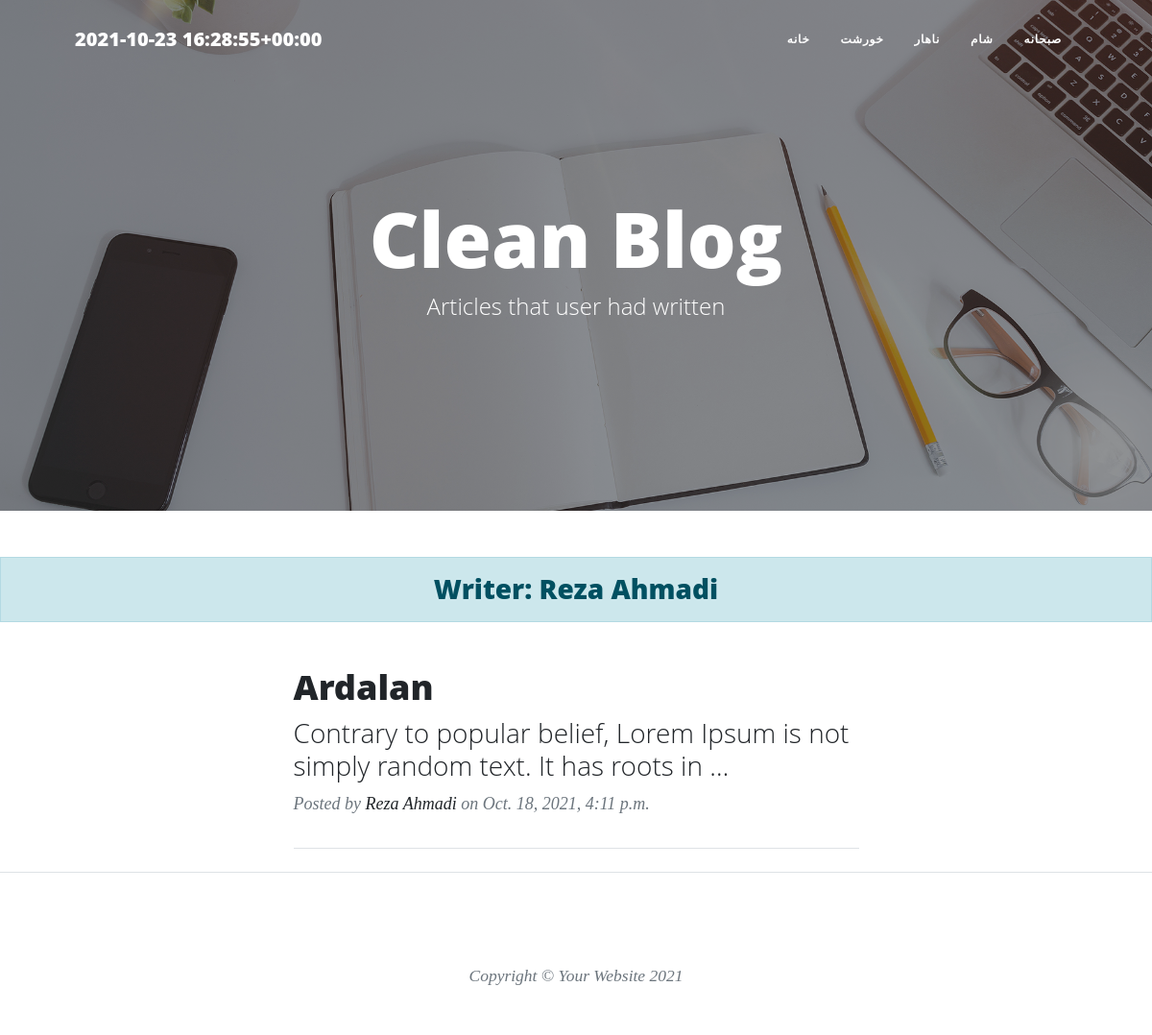
The page /articles/users/Reza on the database as committed earlier.
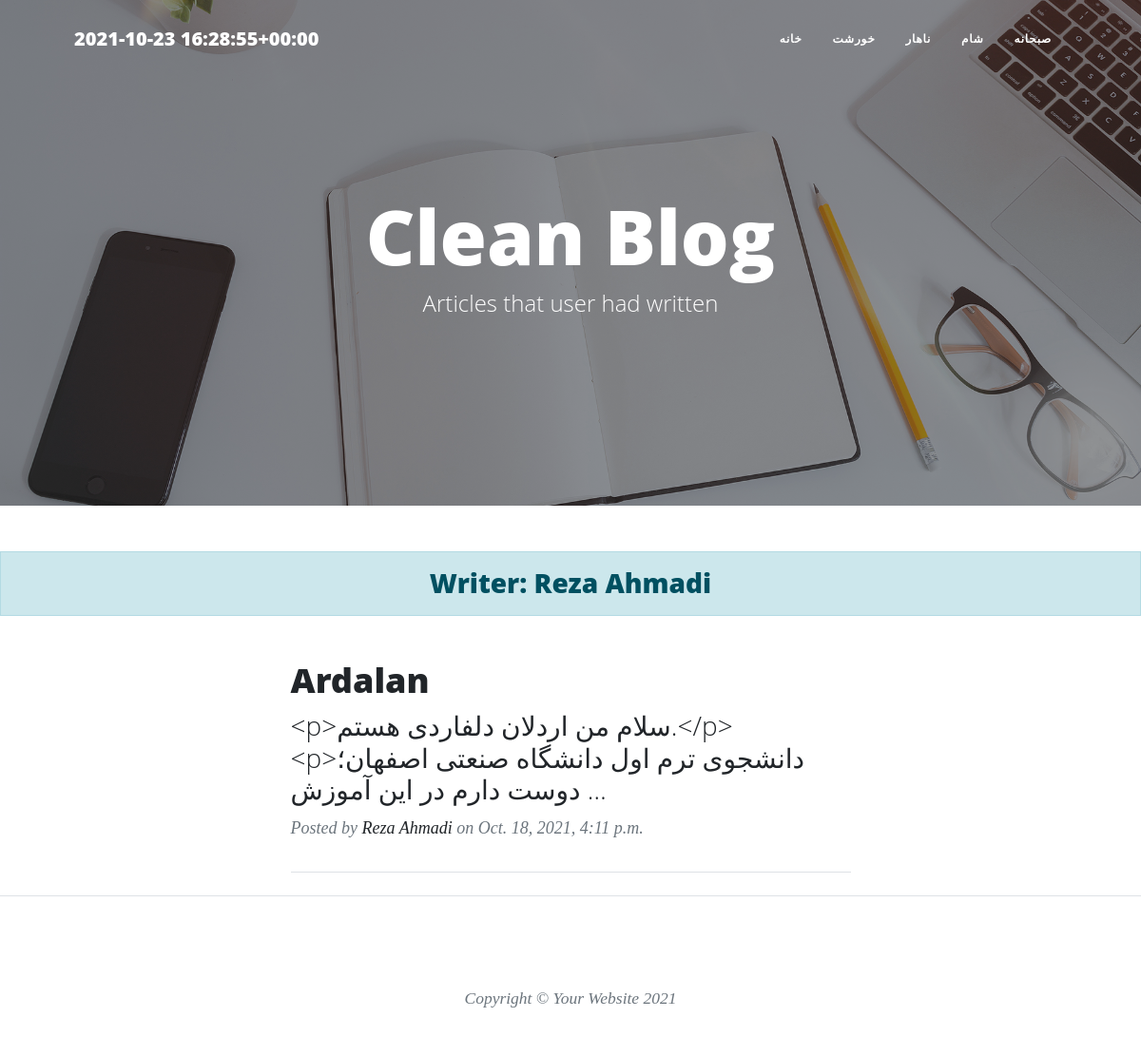
The same page on the database as committed later.
### food/models.py (models this page shows, shortened)
class foodModels(models.Model):
    RATE = (
        ('3','Very good'),
        ('2', 'Good'),
        ('1','Bad'),
    )
    AUTH = (
        ('Admins',(
            ('Atid','Atid'),
            ('Rahmat','Rahmat'),
            ('Noora','Noora'),
        )),
        ('Normal people',(
            ('Yasin','Yasin'),
            ('Ebne','Ebne')
        )),
    )
    user = models.ForeignKey(User, null=True, on_delete=models.SET_NULL,default='User.id',related_name='author', verbose_name='نویسنده')
    name = models.CharField(max_length=20)
    slug = models.SlugField(max_length=20)
    desc = models.TextField(default="add descriptions here.")
    rate = models.CharField(max_length=1, choices=RATE)
    auth = models.CharField(max_length=20, choices=AUTH)  # special feature
    date = models.DateTimeField(default=timezone.now)
    categ = models.ManyToManyField(Category, related_name='categs')
    img = models.ImageField(upload_to='foodPics/')
    special_article = models.BooleanField(default=False, verbose_name="مقاله‌ی ویژه")
    check = models.BooleanField(default=False, verbose_name="آیا اجازه انتشار می‌دهید؟")
    class Meta:
        verbose_name = 'غذا'
        verbose_name_plural = 'غذاها'
    objects = manageFood()
    def categ_to_str(self):
        return ", ".join([Category.name for Category in self.categ.all()])
    categ_to_str.short_description = 'Category'

### Account/models.py (models this page shows)
class User(AbstractUser):
    is_author = models.BooleanField(default=False)
    vip_date = models.DateField(default=timezone.now)
    def is_special_user(self):
        if self.vip_date > date.today():
            return True
        else:
            return False
    is_special_user.boolean = True #baraye change kardan False be zarbdar to admin panel
    class Meta:
        verbose_name = 'کاربر'
        verbose_name_plural = 'کاربرها'

### food/views.py (the view)
# urls.py: path('articles/users/<slug:username>', AuthorShow.as_view(), name='authClass')
class AuthorShow(generic.ListView):
    template_name = 'author_list.html'
    paginate_by = 3
    def get_queryset(self):
        global user
        username = self.kwargs.get('username')
        user = get_object_or_404(User, username=username)
        return User.objects.all()
    def get_context_data(self, **kwargs):
        context = super().get_context_data(**kwargs)
        context['user'] = user
        return context

### food/templatetags/base_tag.py (called while the page is built)
@register.simple_tag()
def showTime():
    return timezone.now()

@register.inclusion_tag('categ_tags.html')
def profCateg():
    return {
        'cat': Category.objects.all()
    }

### templates/author_list.html
{% extends 'base.html' %}
{% load static %}
{% block content %}
        <header class="masthead" style="background-image: url('{% static 'assets/img/home-bg.jpg' %}')">
            <div class="container position-relative px-4 px-lg-5">
                <div class="row gx-4 gx-lg-5 justify-content-center">
                    <div class="col-md-10 col-lg-8 col-xl-7">
                        <div class="site-heading">
                            <h1>Clean Blog</h1>
                            <span class="subheading">Articles that user had written</span>
                        </div>
                    </div>
                </div>
            </div>
        </header>
    <h3 class="alert alert-primary text-center">Writer: {{ user.get_full_name }}</h3>
        <div class="container px-4 px-lg-5">
            <div class="row gx-4 gx-lg-5 justify-content-center">
                <div class="col-md-10 col-lg-8 col-xl-7">
                    {% for food in user.author.all %}
                    <div class="post-preview">
                        <a href="{{ food.slug }}">
                            <h2 class="post-title">{{ food.name }}</h2>
                            <h3 class="post-subtitle">{{ food.desc | truncatewords:15 }}</h3>
                        </a>
                        <p class="post-meta">
                            Posted by
                           <a href="{% url 'foodUrl:authClass' food.user.username %}">{{ food.user.get_full_name }}</a>
                            on {{ food.date }}
                        </p>
                    </div>
                    <hr class="my-4" />
                    {% endfor %}
                </div>
            </div>
        </div>
 {% endblock %}

Rows that differ between the two databases and show on the page:
changed foodModels "Ardalan": desc "Contrary to popular belief, Lorem Ipsum is not simply random text. It has roots in …" → "<p>سلام من اردلان دلفاردی هستم.</p><p>دانشجوی ترم اول دانشگاه صنعتی اصفهان؛ دوست دارم در این آموزش …"
